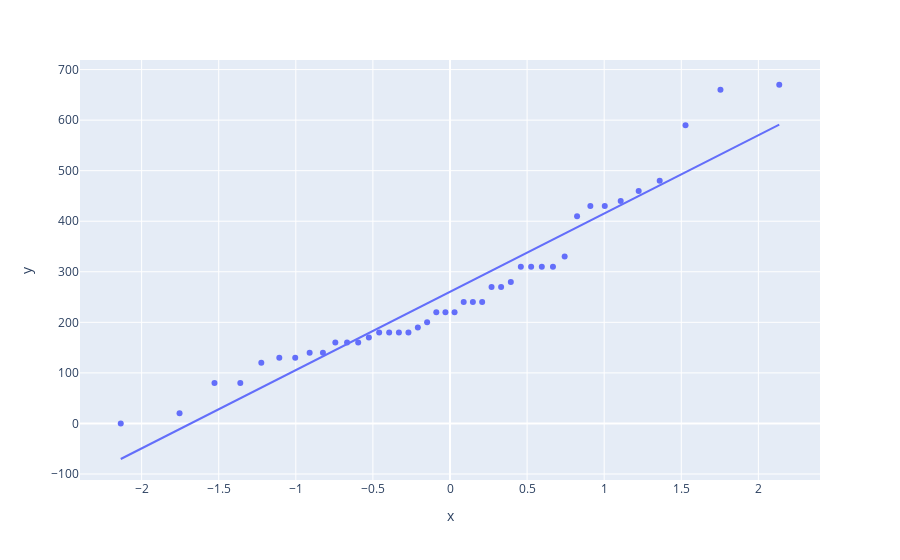

The cell this chart's notebook holds for it:
### Markdown cell above
Ein Blick auf die Form des Histogramms ist eine Möglichkeit, um festzustellen, ob die Daten annähernd normalverteilt sind, aber es kann sehr schwierig bzw. unklar sein, zu entscheiden, wie nahe das Histogramm an der Kurve liegt. Ein alternativer Ansatz besteht darin, ein normales Wahrscheinlichkeitsdiagramm zu erstellen, das auch als normales Q-Q-Diagramm für "Quantil-Quantil" bezeichnet wird.

### Code cell
from scipy.stats import probplot

(Q_x, Q_y) = probplot(dairy_queen['cal_fat'], fit=False)
px.scatter(x=Q_x, y=Q_y, trendline="ols")

### Figure 1 — Plotly figure (JSON) as saved in the notebook; plotly's stock layout.template omitted (floating-point values rounded to 4 significant figures)
{"data": [{"hovertemplate": "x=%{x}<br>y=%{y}<extra></extra>", "legendgroup": "", "marker": {"color": "#636efa", "symbol": "circle"}, "mode": "markers", "name": "", "orientation": "v", "showlegend": false, "type": "scatter", "x": [-2.135, -1.754, -1.527, -1.36, -1.224, -1.107, -1.004, -0.9103, -0.8241, -0.7436, -0.6677, -0.5955, -0.5262, -0.4594, -0.3946, -0.3314, -0.2695, -0.2086, -0.1485, -0.08887, -0.02959, 0.02959, 0.08887, 0.1485, 0.2086, 0.2695, 0.3314, 0.3946, 0.4594, 0.5262, 0.5955, 0.6677, 0.7436, 0.8241, 0.9103, 1.004, 1.107, 1.224, 1.36, 1.527, 1.754, 2.135], "xaxis": "x", "y": [0, 20, 80, 80, 120, 130, 130, 140, 140, 160, 160, 160, 170, 180, 180, 180, 180, 190, 200, 220, 220, 220, 240, 240, 240, 270, 270, 280, 310, 310, 310, 310, 330, 410, 430, 430, 440, 460, 480, 590, 660, 670], "yaxis": "y"}, {"hovertemplate": "<b>OLS trendline</b><br>y = 154.939 * x + 260.476<br>R<sup>2</sup>=0.923481<br><br>x=%{x}<br>y=%{y} <b>(trend)</b><extra></extra>", "legendgroup": "", "marker": {"color": "#636efa", "symbol": "circle"}, "mode": "lines", "name": "", "showlegend": false, "type": "scatter", "x": [-2.135, -1.754, -1.527, -1.36, -1.224, -1.107, -1.004, -0.9103, -0.8241, -0.7436, -0.6677, -0.5955, -0.5262, -0.4594, -0.3946, -0.3314, -0.2695, -0.2086, -0.1485, -0.08887, -0.02959, 0.02959, 0.08887, 0.1485, 0.2086, 0.2695, 0.3314, 0.3946, 0.4594, 0.5262, 0.5955, 0.6677, 0.7436, 0.8241, 0.9103, 1.004, 1.107, 1.224, 1.36, 1.527, 1.754, 2.135], "xaxis": "x", "y": [-70.37, -11.29, 23.81, 49.77, 70.87, 88.95, 104.9, 119.4, 132.8, 145.3, 157.0, 168.2, 178.9, 189.3, 199.3, 209.1, 218.7, 228.2, 237.5, 246.7, 255.9, 265.1, 274.2, 283.5, 292.8, 302.2, 311.8, 321.6, 331.7, 342.0, 352.7, 363.9, 375.7, 388.2, 401.5, 416.0, 432.0, 450.1, 471.2, 497.1, 532.2, 591.3], "yaxis": "y"}], "layout": {"legend": {"tracegroupgap": 0}, "margin": {"t": 60}, "xaxis": {"anchor": "y", "domain": [0, 1], "title": {"text": "x"}}, "yaxis": {"anchor": "x", "domain": [0, 1], "title": {"text": "y"}}}}
